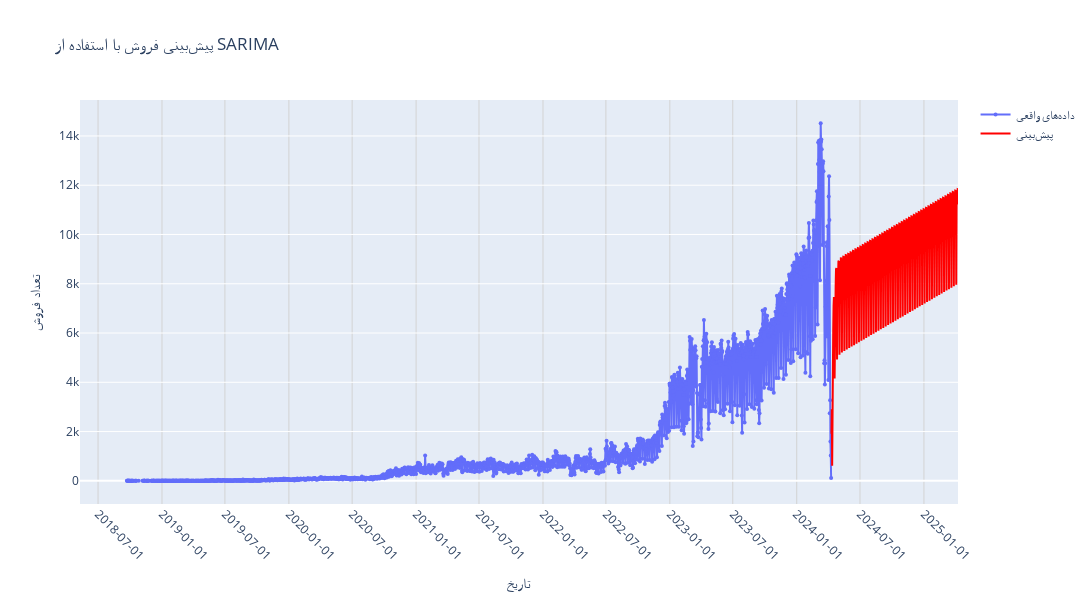

The cell this chart's notebook holds for it:
### Code cell
import plotly.graph_objects as go

# رسم نمودار
fig = go.Figure()

# اضافه کردن دادههای واقعی
fig.add_trace(go.Scatter(
    x=daily_sales.index,
    y=daily_sales['sales_count'],
    name='دادههای واقعی',
    mode='lines+markers',
    marker=dict(size=4)
))

# اضافه کردن خط پیشبینی
fig.add_trace(go.Scatter(
    x=future_df.index,
    y=future_df['predicted_sales'],
    name='پیشبینی',
    mode='lines',
    line=dict(color='red')
))

# تنظیمات نمودار
fig.update_layout(
    title='پیشبینی فروش با استفاده از SARIMA',
    xaxis_title='تاریخ',
    yaxis_title='تعداد فروش',
    width=1200,
    height=600,
    showlegend=True,
    hovermode='x unified'
)

fig.update_xaxes(
    tickangle=45,
    tickformat='%Y-%m-%d',
    nticks=20,
    tickmode='auto',
    showgrid=True,
    gridcolor='lightgray'
)

fig.show()

### Figure 1 — Plotly figure (JSON) as saved in the notebook; plotly's stock layout.template omitted (floating-point values rounded to 4 significant figures; data arrays with more than 128 entries replaced by an {"elided": "..."} marker saying what was removed)
{"data": [{"marker": {"size": 4}, "mode": "lines+markers", "name": "دادههای واقعی", "type": "scatter", "x": {"elided": "2027 str values"}, "y": {"elided": "2027 float values"}}, {"line": {"color": "red"}, "mode": "lines", "name": "پیشبینی", "type": "scatter", "x": {"elided": "365 str values"}, "y": {"elided": "365 float values"}}], "layout": {"height": 600, "hovermode": "x unified", "showlegend": true, "title": {"text": "پیشبینی فروش با استفاده از SARIMA"}, "width": 1200, "xaxis": {"gridcolor": "lightgray", "nticks": 20, "showgrid": true, "tickangle": 45, "tickformat": "%Y-%m-%d", "tickmode": "auto", "title": {"text": "تاریخ"}}, "yaxis": {"title": {"text": "تعداد فروش"}}}}
